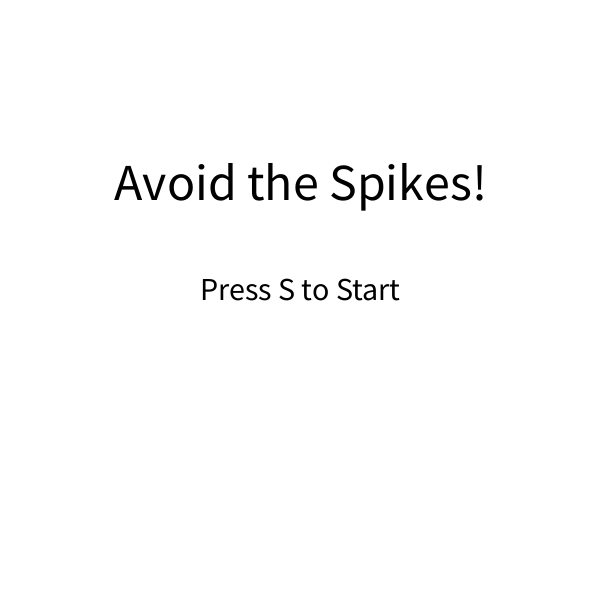
Frame 1 (no input)
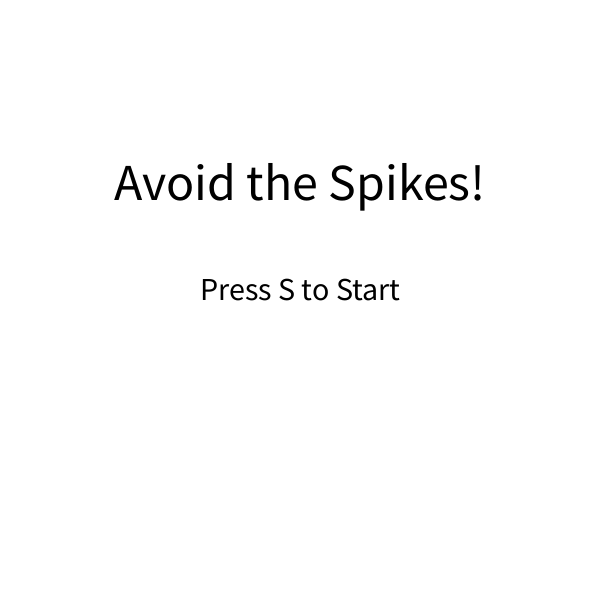
Frame 60 (the mouse pressed at the canvas centre just before this capture)
Frame 120 (the mouse held since frame 60 and released just before this capture): identical to frame 60, image omitted

The Processing sketch that drew these frames (run headless with seeded random() and noise(); from frame 60 on, the mouse is pressed at the canvas centre):

// Processing sketch: processing_128706
// ── processing_128706.pde

class Spike{
  //Variables
  float x,y; //Location the spikes drop
  float speed; //Speed they fall
  float c; //color
  
  Spike(float tempX){
    x = tempX;
    speed = random(1,5);
    y = -speed;
    c = color(140);
  }
  
  void move(){
    y += speed;
  }
  
  //Check to see if it has hit the bottom
  boolean reachedBottom(){
    if(y>height+20){
      return true;
    } else{
      return false;
    }
  }
  //Display Spike
  void display(){
    fill(c);
    noStroke();
 triangle(x,y,x-10,y+10,x+10,y+10);
  }
  //Check for intersect
  boolean intersect(){
    float distance = dist(x,y,mouseX,mouseY);
    //Compare distance
    if(distance<10){
      return true;
    } else{
      return false;
    }
  
  }
}
class Booster{

float x,y; //Location the spikes drop
  float speed; //Speed they fall
  
  Booster(float tempX){
    x = tempX;
    speed = random(1,5);
    y = -speed;
  }
  
  void move(){
    y += speed;
  }
  
  //Check to see if it has hit the bottom
  boolean reachedBottom(){
    if(y>height+20){
      return true;
    } else{
      return false;
    }
  }
  //Display Points
  void display(){
    fill(0,255,0);
    noStroke();
 ellipse(x,y,15,15);
  }
  //A function that returns a value based on if 
  //the mouse intersects with the objects
  boolean intersect() {
    //Calculate distance
    float distance = dist(x,y,mouseX,mouseY);
    //Compare distance to sum of radius
    if(distance<7.5){
      return true;
    } else{
      return false;
    }
  }
 }
Spike[] spikes; //Array of Spikes
Timer spiketimer; //Timer
int totalSpikes = 0;
Point[] points; //Array of Points
Timer pointtimer; //Time
int totalPoints = 0;
Booster[] boosters;
Timer boostertimer;
int totalBoosters = 0;

int state=0;
int Score=0;

void setup() {
  size(600, 600);
  smooth();
  //Spikes
  spiketimer = new Timer(300);
  spikes = new Spike[300];
  for (int i = 0; i<spikes.length; i++) {
    spikes[i]= new Spike(2*width);
  }
  spiketimer.start();
  //Points
  pointtimer = new Timer(300);
  points = new Point[200];
  for (int i = 0; i<points.length; i++) {
    points[i]= new Point(2*width);
  }
  pointtimer.start();
  //Booster
  boostertimer = new Timer(2000);
  boosters = new Booster[5];
  for (int i = 0; i<boosters.length; i++) {
    boosters[i]= new Booster(2*width);
  }
  boostertimer.start();
}

void draw() {

  if (state==0) {
    drawStartScreen();
  }

  if (state==1) {
    fill(0);
    background(255);
    textSize(32);
    text("Score:"+Score+" ", 60, 50);


    if (spiketimer.isFinished()) {
      //Deal With Spikes
      //MAKE NEW ONES
      spikes[totalSpikes] = new Spike(random(width));
      //Increment totalSpikes
      totalSpikes ++ ;
      //If we hit the end of he array
      if (totalSpikes>=spikes.length) {
        totalSpikes = 0; //Start over
      }
      spiketimer.start();
    }
    if (pointtimer.isFinished()) {
      //Deal with Points
      //Make new ones
      points[totalPoints] = new Point(random(width));
      //Increment Points
      totalPoints ++;
      //If we hit the end of the array
      if (totalPoints>=points.length) {
        totalPoints = 0; //Start Over
      }
      pointtimer.start();
    }
    if (boostertimer.isFinished()) {
      //Make a new booster
      boosters[totalBoosters] = new Booster(random(width));
      //increment Booster
      totalBoosters ++;
      //If we hit the end of the array
      if (totalBoosters>=boosters.length) {
        totalBoosters = 0; //Start Over
      }
      boostertimer.start();
    }

    for (int i = 0; i<spikes.length; i++) {
      spikes[i].move();
      spikes[i].display();
      if (spikes[i].intersect()) {
        state=2;
      }
    }
    for (int i=0; i<points.length; i++) {
      points[i].move();
      points[i].display();
      if (points[i].intersect()) {
        points[i].x=2000;
        Score=Score+1;
        println(Score);
      }
    }
    for (int i=0; i<boosters.length; i++) {
      boosters[i].move();
      boosters[i].display();
      if (boosters[i].intersect()) {
        boosters[i].x=2000;
        Score=Score+5;
        println(Score);
      }
    }
  }
  if (state==2) {
    drawEndScreen();
  }
}



void drawEndScreen() {
  //End Screen

    fill(0);
  background(255);
  textSize(52);
  textAlign(CENTER);
  text("You Lost!", width/2, height/3);
  text("Your Final Score:"+Score+" ", width/2, height/2);
  text("Click to Play Again", width/2, height/1.5);
  if (mousePressed) {
    state=0;
    Score=0;
  }
}
void drawStartScreen() {
  //Start Screen
  fill(0);
  background(255);
  textSize(52);
  textAlign(CENTER);
  text("Avoid the Spikes!", width/2, height/3);
  textSize(32);
  text("Press S to Start", width/2, height/2);

  if (keyPressed) {
    if (key=='s') {
      state=1;
    }
  }
}




class Point{

float x,y; //Location the spikes drop
  float speed; //Speed they fall
  
  Point(float tempX){
    x = tempX;
    speed = random(1,5);
    y = -speed;
  }
  
  void move(){
    y += speed;
  }
  
  //Check to see if it has hit the bottom
  boolean reachedBottom(){
    if(y>height+20){
      return true;
    } else{
      return false;
    }
  }
  //Display Points
  void display(){
    fill(0,0,255);
    noStroke();
 ellipse(x,y,15,15);
  }
  //A function that returns a value based on if 
  //the mouse intersects with the objects
  boolean intersect() {
    //Calculate distance
    float distance = dist(x,y,mouseX,mouseY);
    //Compare distance to sum of radius
    if(distance<7.5){
      return true;
    } else{
      return false;
    }
  }
 }
class Timer {
  int savedTime; //When timer started
  int totalTime; //How long timer lasts

  Timer(int tempTotalTime) {
    totalTime = tempTotalTime;
  }

  //Start Timer
  void start() {
    //Timer tarts in milliseconds
    savedTime = millis();
  }

  // The function isFinished() returns true if 5,000 ms have passed. 
  // The work of the timer is farmed out to this method.
  boolean isFinished() { 
    // Check how much time has passed
    int passedTime = millis()- savedTime;
    if (passedTime > totalTime) {
      return true;
    } 
    else {
      return false;
    }
  }
}
